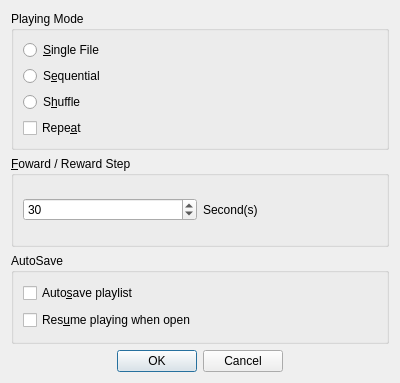
<?xml version="1.0" encoding="UTF-8"?>
<ui version="4.0">
 <class>Dialog</class>
 <widget class="QDialog" name="Dialog">
  <property name="geometry">
   <rect>
    <x>0</x>
    <y>0</y>
    <width>400</width>
    <height>383</height>
   </rect>
  </property>
  <property name="windowTitle">
   <string>Dialog</string>
  </property>
  <layout class="QVBoxLayout" name="verticalLayout">
   <item>
    <widget class="QGroupBox" name="playmode">
     <property name="title">
      <string>Playing Mode</string>
     </property>
     <layout class="QVBoxLayout" name="verticalLayout_2">
      <item>
       <widget class="QRadioButton" name="radiosingle">
        <property name="text">
         <string>&amp;Single File</string>
        </property>
       </widget>
      </item>
      <item>
       <widget class="QRadioButton" name="radioseq">
        <property name="text">
         <string>S&amp;equential</string>
        </property>
       </widget>
      </item>
      <item>
       <widget class="QRadioButton" name="radioshuffle">
        <property name="text">
         <string>S&amp;huffle</string>
        </property>
       </widget>
      </item>
      <item>
       <widget class="QCheckBox" name="chk_repeat">
        <property name="text">
         <string>Repe&amp;at</string>
        </property>
       </widget>
      </item>
     </layout>
    </widget>
   </item>
   <item>
    <widget class="QGroupBox" name="tabstep">
     <property name="title">
      <string>&amp;Foward / Reward Step</string>
     </property>
     <layout class="QHBoxLayout" name="horizontalLayout">
      <item>
       <widget class="QSpinBox" name="spinBox">
        <property name="maximum">
         <number>1000</number>
        </property>
        <property name="value">
         <number>30</number>
        </property>
       </widget>
      </item>
      <item>
       <widget class="QLabel" name="label">
        <property name="text">
         <string>Second(s)</string>
        </property>
       </widget>
      </item>
     </layout>
    </widget>
   </item>
   <item>
    <widget class="QGroupBox" name="autosave">
     <property name="title">
      <string>AutoSave</string>
     </property>
     <layout class="QVBoxLayout" name="verticalLayout_5">
      <item>
       <widget class="QCheckBox" name="chkautosave">
        <property name="text">
         <string>Auto&amp;save playlist</string>
        </property>
       </widget>
      </item>
      <item>
       <widget class="QCheckBox" name="chkresume">
        <property name="text">
         <string>Res&amp;ume playing when open</string>
        </property>
       </widget>
      </item>
     </layout>
    </widget>
   </item>
   <item>
    <widget class="QDialogButtonBox" name="buttonBox">
     <property name="orientation">
      <enum>Qt::Horizontal</enum>
     </property>
     <property name="standardButtons">
      <set>QDialogButtonBox::Cancel|QDialogButtonBox::Ok</set>
     </property>
     <property name="centerButtons">
      <bool>true</bool>
     </property>
    </widget>
   </item>
  </layout>
 </widget>
 <resources/>
 <connections>
  <connection>
   <sender>buttonBox</sender>
   <signal>accepted()</signal>
   <receiver>Dialog</receiver>
   <slot>accept()</slot>
   <hints>
    <hint type="sourcelabel">
     <x>248</x>
     <y>254</y>
    </hint>
    <hint type="destinationlabel">
     <x>157</x>
     <y>274</y>
    </hint>
   </hints>
  </connection>
  <connection>
   <sender>buttonBox</sender>
   <signal>rejected()</signal>
   <receiver>Dialog</receiver>
   <slot>reject()</slot>
   <hints>
    <hint type="sourcelabel">
     <x>316</x>
     <y>260</y>
    </hint>
    <hint type="destinationlabel">
     <x>286</x>
     <y>274</y>
    </hint>
   </hints>
  </connection>
  <connection>
   <sender>chkautosave</sender>
   <signal>clicked(bool)</signal>
   <receiver>chkresume</receiver>
   <slot>setEnabled(bool)</slot>
   <hints>
    <hint type="sourcelabel">
     <x>199</x>
     <y>374</y>
    </hint>
    <hint type="destinationlabel">
     <x>199</x>
     <y>417</y>
    </hint>
   </hints>
  </connection>
 </connections>
</ui>
